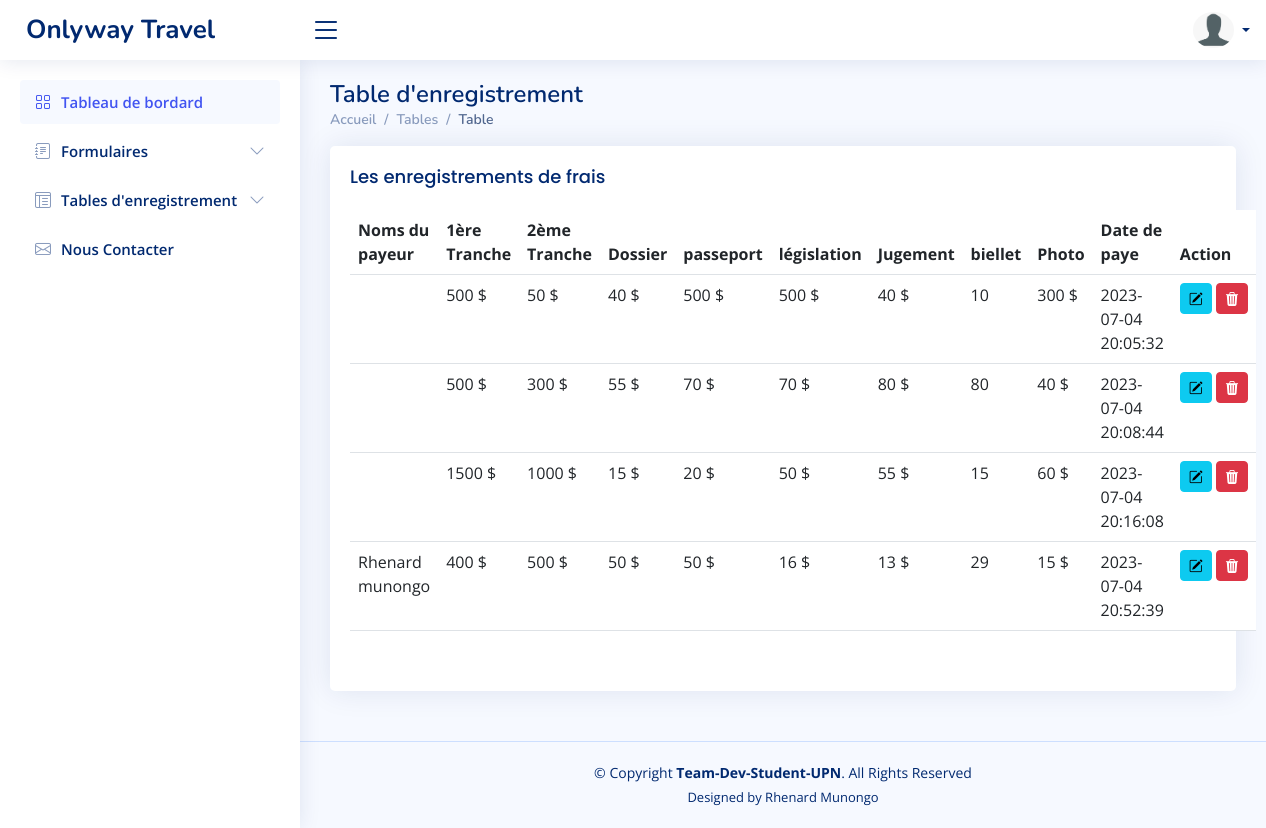
/tables-frais.php (signed in), run on the app's committed database.
### tables this page shows
CREATE TABLE `tb_frais` (
  `id` int(11) NOT NULL,
  `noms` varchar(250) NOT NULL,
  `date` datetime DEFAULT NULL,
  `billet` float DEFAULT NULL,
  `ouverture` float DEFAULT NULL,
  `passport` varchar(40) DEFAULT NULL,
  `legalisation` float DEFAULT NULL,
  `photo` float DEFAULT NULL,
  `jugement` float DEFAULT NULL,
  `acompte` float DEFAULT NULL,
  `tranche1` float DEFAULT NULL,
  `tranche2` float DEFAULT NULL
);

### tables-frais.php (the view, shortened to what this page needs)
<!DOCTYPE html>
<html lang="en">
<body>
  <?php include "header.php"; ?>
  <main id="main" class="main">
    <div class="pagetitle">
      <h1>Table d'enregistrement</h1>
      <nav>
        <ol class="breadcrumb">
          <li class="breadcrumb-item"><a href="accueil.php">Accueil</a></li>
          <li class="breadcrumb-item">Tables</li>
          <li class="breadcrumb-item active">Table</li>
        </ol>
      </nav>
    </div>
    <section class="section">
      <div class="row">
        <div class="col-lg-12">
          <div class="card">
            <div class="card-body">
              <h5 class="card-title">Les enregistrements de frais</h5>
              <table class="table datatable">
                <thead>
                  <tr>
                    <th scope="col">Noms du payeur</th>
                    <th scope="col">1ère Tranche</th>
                    <th scope="col">2ème Tranche</th>
                    <th scope="col">Dossier</th>
                    <th scope="col">passeport</th>
                    <th scope="col">législation</th>
                    <th scope="col">Jugement</th>
                    <th scope="col">biellet</th>
                    <th scope="col">Photo</th>
                    <th scope="col">Date de paye</th>
                    <th scope="col">Action</th>
                  </tr>
                </thead>
                <tbody>
                    <?php require 'login-connexion.php';?>
                <?php
                    $query="select * from tb_frais";
                    $pdostmt=$pdo->prepare($query);
                    $pdostmt->execute();
                ?>
                <?php while($ligne=$pdostmt->fetch(PDO::FETCH_ASSOC)):?>
                  <tr>
                    <td><?php echo $ligne["noms"]; ?>&nbsp;</td>
                    <td><?php echo $ligne["tranche1"]; ?>&nbsp;$</td>
                    <td><?php echo $ligne["tranche2"]; ?>&nbsp;$</td>
                    <td><?php echo $ligne["ouverture"]; ?>&nbsp;$</td>
                    <td><?php echo $ligne["passport"]; ?>&nbsp;$</td>
                    <td><?php echo $ligne["legalisation"]; ?>&nbsp;$</td>
                    <td><?php echo $ligne["jugement"]; ?>&nbsp;$</td>
                    <td><?php echo $ligne["photo"]; ?></td>
                    <td><?php echo $ligne["billet"]; ?>&nbsp;$</td>
                    <td><?php echo $ligne["date"]; ?></td>
                    <td>
                      <div class="d-flex justify-content">
                          <button  type="button" class="btn btn-info bi bi-pencil-square btn-sm"  data-bs-toggle="modal" data-bs-target="#exampleModal">
                          </button>&nbsp;
                      <form onsubmit="alert('Vous le vous vraiment supprimer cet enregistrement ?')" method="post">
                          <button name="delete" class="btn btn-danger btn-sm"><i class="bi bi-trash3-fill"></i></button>
                      </form>
                      </div>
                    </td>
                  </tr>
                  <?php endwhile; ?>
                </tbody>
              </table><br>
            </div>
          </div>
        </div>
      </div>
    </section>
  </main>
<?php include "footer.php"; ?>

### assets/css/style.css (style rules this page uses)
:root { scroll-behavior: smooth; }
body { font-family: "Open Sans", sans-serif; background: #f6f9ff; color: #444444; }
a { color: #4154f1; text-decoration: none; }
h1, h2, h3, h4, h5, h6 { font-family: "Nunito", sans-serif; }
#main { margin-top: 60px; padding: 20px 30px; transition: all 0.3s; }
.pagetitle { margin-bottom: 10px; }
.pagetitle h1 { font-size: 24px; margin-bottom: 0; font-weight: 600; color: #012970; }
.card { margin-bottom: 30px; border: none; border-radius: 5px; box-shadow: 0px 0 30px rgba(1, 41, 112, 0.1); }
.card-title { padding: 20px 0 15px 0; font-size: 18px; font-weight: 500; color: #012970; font-family: "Poppins", sans-serif; }
.card-body { padding: 0 20px 20px 20px; }
.breadcrumb { font-size: 14px; font-family: "Nunito", sans-serif; color: #899bbd; font-weight: 600; }
.breadcrumb a { color: #899bbd; transition: 0.3s; }
.breadcrumb .breadcrumb-item::before { color: #899bbd; }
.breadcrumb .active { color: #51678f; font-weight: 600; }
@media (min-width: 1200px) { #main, #footer { margin-left: 300px; } }

### data on the page
tb_frais: tranche1 "500", tranche2 "50", ouverture "40", passport "500", legalisation "500", jugement "40", photo "10", billet "300", date "2023-07-04 20:05:32"
tb_frais: tranche1 "500", tranche2 "300", ouverture "55", passport "70", legalisation "70", jugement "80", photo "80", billet "40", date "2023-07-04 20:08:44"
tb_frais: tranche1 "1500", tranche2 "1000", ouverture "15", passport "20", legalisation "50", jugement "55", photo "15", billet "60", date "2023-07-04 20:16:08"
tb_frais: noms "Rhenard munongo", tranche1 "400", tranche2 "500", ouverture "50", passport "50", legalisation "16", jugement "13", photo "29", billet "15", date "2023-07-04 20:52:39"
